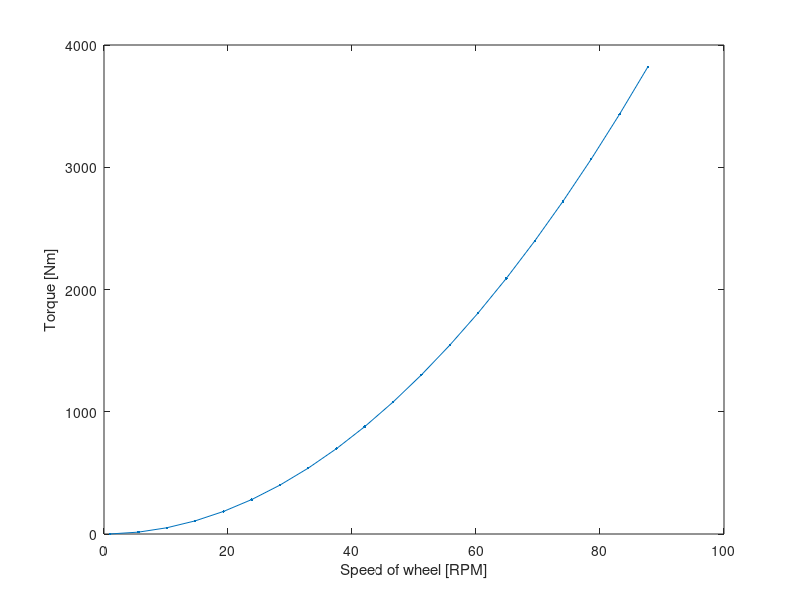

Write the MATLAB code that produced this figure.
% conservation of energy
mass_wheel = 3; % kg
radius_wheel = 0.101; % meter
width_wheel = 0.075; % meter
speed_wheel = linspace(1,5000/57, 20); % rpm
theta_wheel = 0.0001; % radian

I_wheel = mass_wheel*radius_wheel^2/4 + mass_wheel*width_wheel^2/12;
speed_wheel_radps = speed_wheel.*2*pi/60; % rad/s

torque_wheel = 0.5*I_wheel*speed_wheel_radps.^2/theta_wheel;

%% plot
plot(speed_wheel, torque_wheel, '.-');
xlabel('Speed of wheel [RPM]')
ylabel('Torque [Nm]')